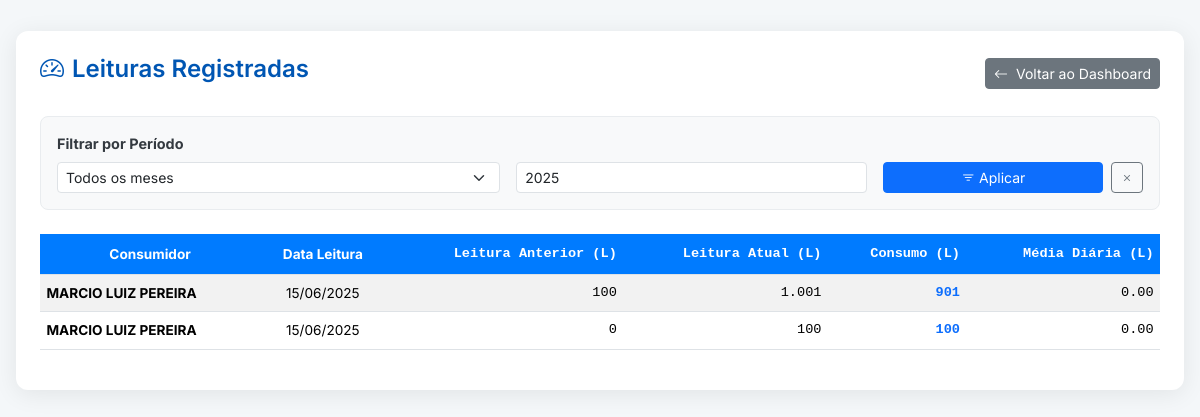
The app's page /leituras (signed in) with its own data.
### tables this page shows
CREATE TABLE leituras (
    id INTEGER PRIMARY KEY AUTOINCREMENT,
    consumidor_id INTEGER NOT NULL,
    leitura_anterior REAL NOT NULL,
    leitura_atual REAL NOT NULL,
    data_leitura_anterior DATE,
    data_leitura_atual DATE NOT NULL,
    qtd_dias_utilizados INTEGER,
    litros_consumidos REAL,
    media_por_dia REAL,
    valor_original REAL NOT NULL,
    taxa_minima_aplicada TEXT, -- Sim ou NÃ£o
    valor_taxa_minima REAL,
    vencimento DATE NOT NULL,
    foto_hidrometro TEXT, -- Caminho/nome do arquivo da foto
    FOREIGN KEY (consumidor_id) REFERENCES consumidores (id)
);

CREATE TABLE consumidores (
    id INTEGER PRIMARY KEY AUTOINCREMENT,
    nome TEXT NOT NULL,
    cpf TEXT UNIQUE NOT NULL,
    rg TEXT,
    endereco TEXT NOT NULL,
    telefone TEXT,
    hidrometro_num TEXT UNIQUE
);

### app.py (the view)
@app.route('/leituras')
@login_required
def listar_leituras():
    try:
        db = get_db()
        page = request.args.get('page', 1, type=int)
        mes_filtro = request.args.get('mes', '')
        ano_filtro = request.args.get('ano', '')
        PER_PAGE = 20 # Leituras por página
        offset = (page - 1) * PER_PAGE
        base_query = """
            FROM leituras l
            JOIN consumidores c ON l.consumidor_id = c.id
        """
        count_query = "SELECT COUNT(l.id) " + base_query
        data_query = """
            SELECT
                l.*,
                c.nome as nome_consumidor,
                (l.leitura_atual - l.leitura_anterior) AS litros_consumidos,
                CASE
                    WHEN (JULIANDAY(l.data_leitura_atual) - JULIANDAY(l.data_leitura_anterior)) > 0
                    THEN CAST(l.leitura_atual - l.leitura_anterior AS REAL) / (JULIANDAY(l.data_leitura_atual) - JULIANDAY(l.data_leitura_anterior))
                    ELSE 0
                END AS media_por_dia
        """ + base_query
        conditions = []
        params = {}
        if mes_filtro:
            conditions.append("strftime('%m', l.data_leitura_atual) = :mes")
            params['mes'] = mes_filtro.zfill(2)
        if ano_filtro:
            conditions.append("strftime('%Y', l.data_leitura_atual) = :ano")
            params['ano'] = ano_filtro
        if conditions:
            where_clause = " WHERE " + " AND ".join(conditions)
            count_query += where_clause
            data_query += where_clause
        data_query += " ORDER BY l.data_leitura_atual DESC, l.id DESC LIMIT :limit OFFSET :offset"
        params['limit'] = PER_PAGE
        params['offset'] = offset
        total_items = db.execute(count_query, {k: v for k, v in params.items() if k not in ['limit', 'offset']}).fetchone()[0]
        leituras = db.execute(data_query, params).fetchall()
        total_pages = math.ceil(total_items / PER_PAGE) if total_items > 0 else 1
        pagination = {
            "page": page,
            "total_pages": total_pages,
            "has_prev": page > 1,
            "has_next": page < total_pages
        }
        return render_template(
            'listar_leituras.html',
            leituras=leituras,
            pagination=pagination,
            mes_filtro=mes_filtro,
            ano_filtro=ano_filtro,
            ano_atual=datetime.now().year
        )
    except Exception as e:
        app.logger.error(f"Erro ao listar leituras: {e}", exc_info=True)
        flash("Ocorreu um erro ao carregar o relatório de leituras.", "danger")
        return redirect(url_for('dashboard'))

### app.py (called while the page is built)
def get_db():
    if 'db' not in g:
        g.db = sqlite3.connect(DATABASE)
        g.db.row_factory = sqlite3.Row
    return g.db

def login_required(f):
    @wraps(f)
    def decorated_function(*args, **kwargs):
        if 'usuario' not in session:
            flash('Você precisa estar logado para acessar esta página.', 'warning')
            return redirect(url_for('login'))
        return f(*args, **kwargs)
    return decorated_function

### templates/listar_leituras.html (shortened to what this page needs)
<!DOCTYPE html>
<html lang="pt-BR">
<head>
    <link href="https://cdn.jsdelivr.net/npm/bootstrap@5.3.3/dist/css/bootstrap.min.css" rel="stylesheet" />
    <link href="https://cdn.jsdelivr.net/npm/bootstrap-icons@1.11.3/font/bootstrap-icons.min.css" rel="stylesheet">
</head>
<body>
    <div class="container-fluid">
        <div class="main-card">
            <div class="d-flex justify-content-between align-items-center mb-4">
                <h3><i class="bi bi-speedometer2 me-2"></i>Leituras Registradas</h3>
                <a href="{{ url_for('dashboard') }}" class="btn btn-secondary btn-sm">
                    <i class="bi bi-arrow-left me-1"></i> Voltar ao Dashboard
                </a>
            </div>
            <div class="filter-section p-3 mb-4">
                <form method="get" class="row g-3 align-items-end">
                    <div class="col-md-5">
                        <label for="mes" class="form-label fw-bold">Filtrar por Período</label>
                        <select name="mes" id="mes" class="form-select form-select-sm">
                            <option value="">Todos os meses</option>
                        </select>
                    </div>
                    <div class="col-md-4">
                        <input type="number" name="ano" id="ano" class="form-control form-control-sm"
                               value="{{ ano_filtro or ano_atual }}"
                               min="2020" max="{{ ano_atual }}" step="1" required>
                    </div>
                    <div class="col-md-3 d-flex">
                        <button type="submit" class="btn btn-primary btn-sm w-100 me-2"><i class="bi bi-filter"></i> Aplicar</button>
                        <a href="{{ url_for('listar_leituras') }}" class="btn btn-outline-secondary btn-sm"><i class="bi bi-x"></i></a>
                    </div>
                </form>
            </div>
            <div class="table-responsive">
                <table class="table table-striped table-hover align-middle">
                    <thead>
                        <tr>
                            <th>Consumidor</th>
                            <th>Data Leitura</th>
                            <th class="text-numeric">Leitura Anterior (L)</th>
                            <th class="text-numeric">Leitura Atual (L)</th>
                            <th class="text-numeric">Consumo (L)</th>
                            <th class="text-numeric">Média Diária (L)</th>
                        </tr>
                    </thead>
                    <tbody>
                        {% for l in leituras %}
                        <tr>
                            <td class="text-start fw-bold">{{ l.nome_consumidor }}</td>
                            <td>
                                {% if l.data_leitura_atual %}
                                    {% set date_parts = l.data_leitura_atual.split('-') %}
                                    {{ date_parts[2] }}/{{ date_parts[1] }}/{{ date_parts[0] }}
                                {% else %}
                                    -
                                {% endif %}
                            </td>
                            <td class="text-numeric">{{ "{:,.0f}".format(l.leitura_anterior|float).replace(',', '.') if l.leitura_anterior is not none else '-' }}</td>
                            <td class="text-numeric">{{ "{:,.0f}".format(l.leitura_atual|float).replace(',', '.') if l.leitura_atual is not none else '-' }}</td>
                            <td class="text-numeric fw-bold text-primary">{{ "{:,.0f}".format(l.litros_consumidos|float).replace(',', '.') if l.litros_consumidos is not none else '-' }}</td>
                            <td class="text-numeric">{{ "%.2f"|format(l.media_por_dia|float) if l.media_por_dia is not none else '-' }}</td>
                        </tr>
                        {% else %}
                        <tr>
                           <td colspan="6" class="text-center p-5 text-muted">
                               Nenhuma leitura encontrada para os filtros selecionados.
                           </td>
                        </tr>
                        {% endfor %}
                    </tbody>
                </table>
            </div>
        </div>
    </div>
</body>
</html>

### templates/listar_leituras.html (style rules this page uses)
body { font-family: 'Inter', sans-serif; background-color: #f4f7f9; color: #343a40; font-size: 0.9rem; }
.container-fluid { padding: 1rem; }
.main-card { background-color: #ffffff; padding: 1.5rem; border-radius: 12px; box-shadow: 0 4px 25px rgba(0, 0, 0, 0.08); margin-top: 15px; }
h3 { color: #0056b3; font-weight: 600; font-size: 1.5rem; }
.filter-section { background-color: #f8f9fa; border: 1px solid #e9ecef; border-radius: 8px; }
.table { font-size: 0.85rem; }
.table th { background-color: #007bff; color: white; white-space: normal; text-align: center; vertical-align: middle; padding: 0.6rem 0.4rem; }
.table td { vertical-align: middle; padding: 0.5rem 0.4rem; text-align: center; }
.text-numeric { font-family: 'Roboto Mono', monospace; text-align: right !important; }

### records on screen
leituras: nome_consumidor "MARCIO LUIZ PEREIRA", date_parts "15", date_parts "06", date_parts "2025", leitura_anterior "100", leitura_atual "1.001", litros_consumidos "901", media_por_dia "0.00"
leituras: nome_consumidor "MARCIO LUIZ PEREIRA", date_parts "15", date_parts "06", date_parts "2025", leitura_anterior "0", leitura_atual "100", litros_consumidos "100", media_por_dia "0.00"
